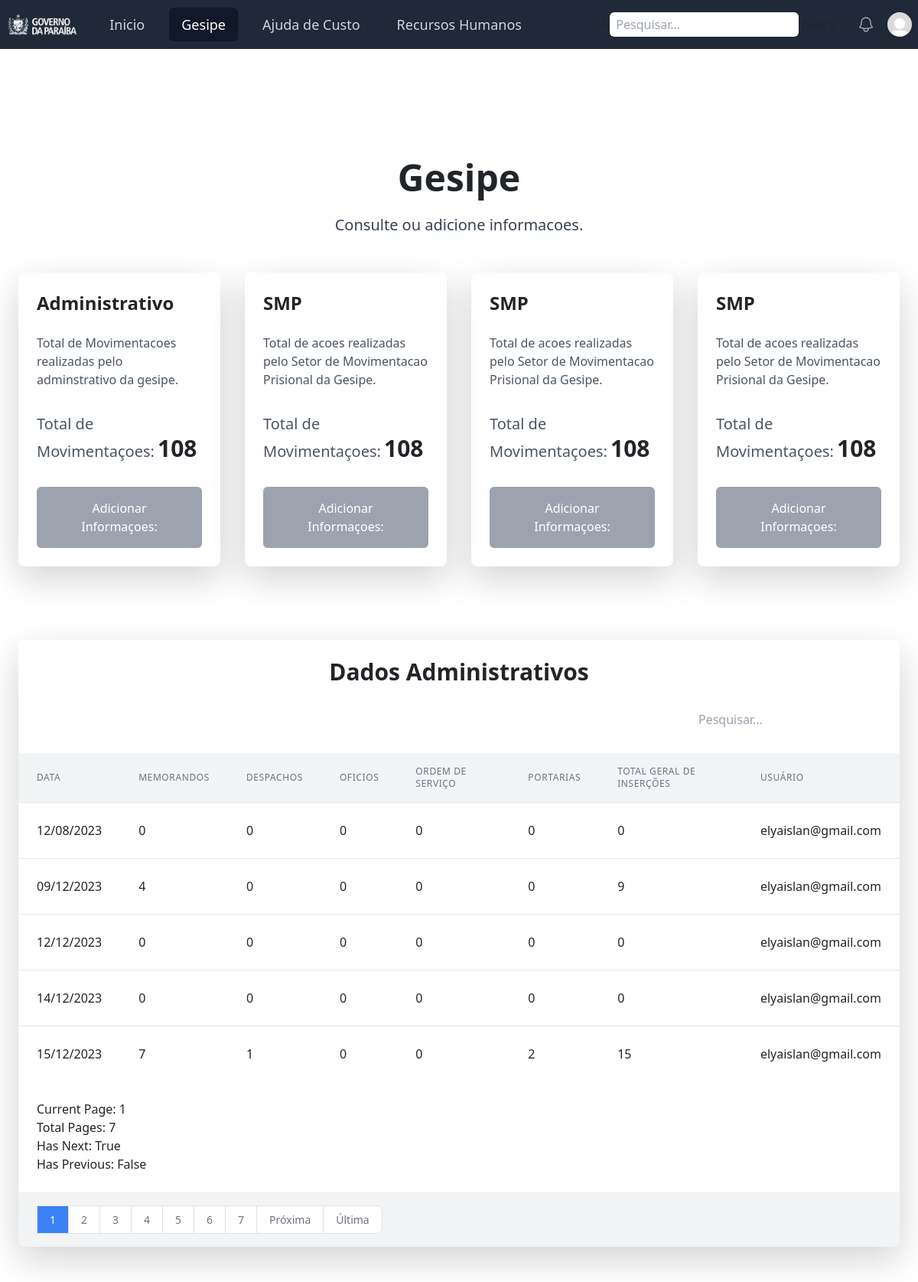
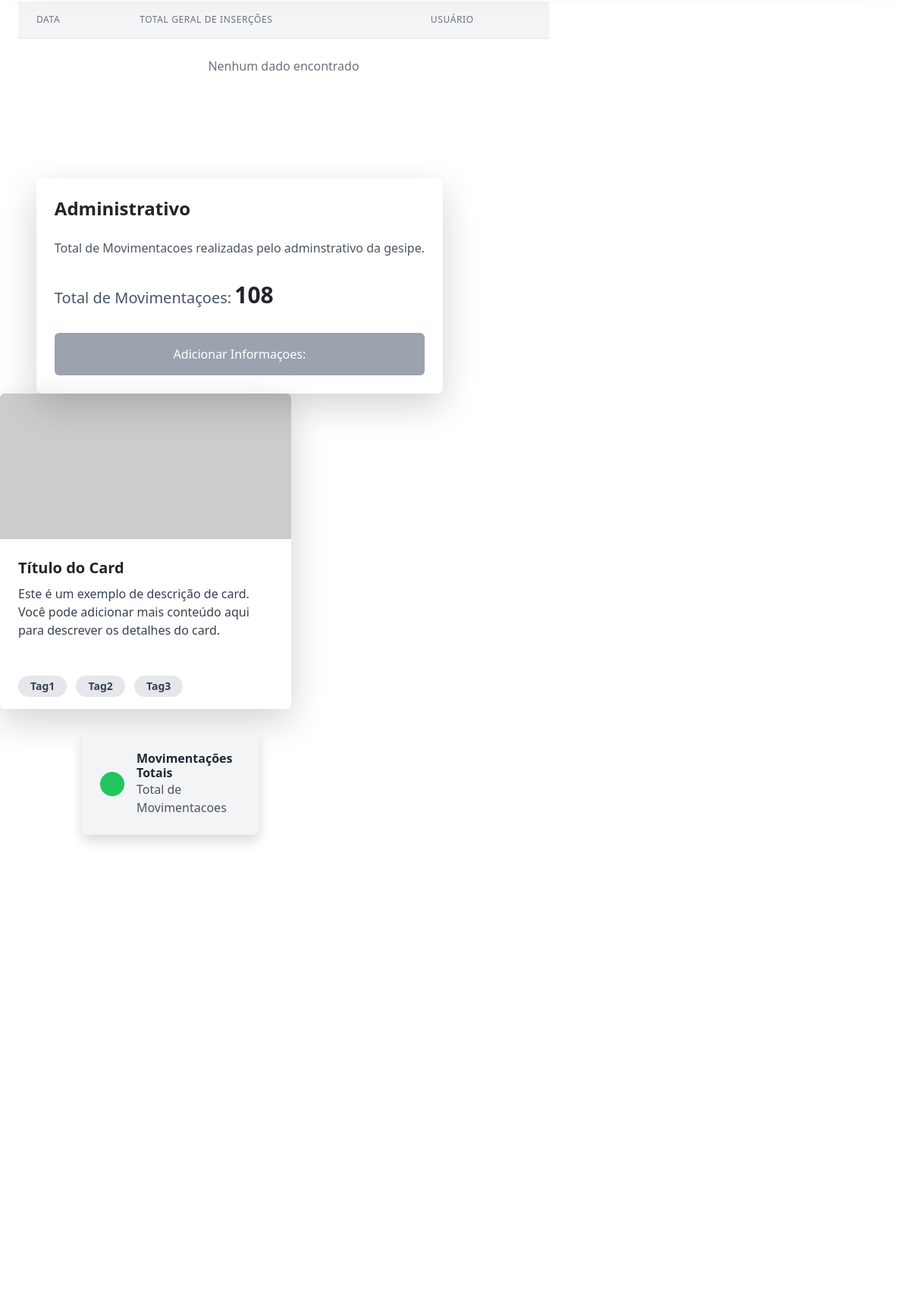
The app's page /gesipe/ (signed in, upper part) with its own data (2 pictures, top to bottom).
### gesipe/models.py (models this page shows, shortened)
class Gesipe_adm(models.Model):
    data = models.DateField(default=timezone.now, unique=True)
    processos = models.IntegerField(default=0, blank=True)
    memorandos_diarias = models.IntegerField(default=0, blank=True)
    memorandos_documentos_capturados = models.IntegerField(default=0, blank=True)
    despachos_gerencias = models.IntegerField(default=0, blank=True)
    despachos_unidades = models.IntegerField(default=0, blank=True)
    despachos_grupos = models.IntegerField(default=0, blank=True)
    oficios_internos_unidades_prisionais = models.IntegerField(default=0, blank=True)
    oficios_internos_setores_seap_pb = models.IntegerField(default=0, blank=True)
    oficios_internos_circular = models.IntegerField(default=0, blank=True)
    oficios_externos_seap_pb = models.IntegerField(default=0, blank=True)
    oficios_externos_diversos = models.IntegerField(default=0, blank=True)
    oficios_externos_judiciario = models.IntegerField(default=0, blank=True)
    os_grupos = models.IntegerField(default=0, blank=True)
    os_diversos = models.IntegerField(default=0, blank=True)
    portarias = models.IntegerField(default=0, blank=True)
    total_memorando = models.IntegerField(default=0, blank=True)
    total_despacho = models.IntegerField(default=0, blank=True)
    total_oficio = models.IntegerField(default=0, blank=True)
    total_os = models.IntegerField(default=0, blank=True)
    total = models.IntegerField(default=0, blank=True)
    data_edicao = models.DateTimeField(default=timezone.now)
    usuario = models.ForeignKey('seappb.Usuario', on_delete=models.CASCADE, related_name='edicoes_adm')
    def __str__(self):
        return self.data.strftime("%d/%m/%Y")

### seappb/models.py (models this page shows)
class Usuario(AbstractUser):
    SETOR_CHOICES = [
        ('GESIPE - Administrativo', 'GESIPE - Administrativo'),
        ('GESIPE - SMP', 'GESIPE - SMP'),
        ('GESIPE - Copen', 'GESIPE - Copen'),
    ]
    foto_perfil = models.ImageField(upload_to='profile_pics', default='profile_pics/default.jpg')
    matricula = models.IntegerField(null=True, blank=True)
    setor = models.CharField(max_length=50, choices=SETOR_CHOICES, blank=False, null=False)
    def __str__(self):
        return self.username

### gesipe/views.py (the view)
# urls.py: path('', Gesipe.as_view(), name='gesipe'),
class Gesipe(LoginRequiredMixin, ListView):
    template_name = "gesipe.html"
    model = Gesipe_adm
    paginate_by = 5  # Itens por página
    ordering = ['data']  # Ordena pelo campo 'data'
    def get_queryset(self):
        query = self.request.GET.get('query', '')
        queryset = super().get_queryset()
        if query:
            queryset = queryset.filter(
                Q(usuario__username__icontains=query) |  # Filtra pelo nome de usuário
                Q(data__icontains=query) |  # Filtra pela data
                Q(total__icontains=query)  # Filtra pelo total de inserções
            )
        return queryset
    def get_context_data(self, **kwargs):
        context = super().get_context_data(**kwargs)
        context['query'] = self.request.GET.get('query', '')
        return context

### gesipe/novos_contexts.py (called while the page is built)
def lista_edicoes_recentes(request):
    lista_ultimas_edicoes = Gesipe_adm.objects.all().order_by('-data_edicao')[0:10]
    return {"lista_edicoes_recentes": lista_ultimas_edicoes}

### gesipe/templates/gesipe.html (shortened to what this page needs)
{% extends 'base.html' %}
{% load static %}
{% block content %}
<section class="overflow-hidden flex items-center justify-center">
    <div class="pt-52">
      <div class="max-w-7xl mx-auto px-4 sm:px-6 lg:px-8">
        <div class="text-center mb-12">
          <h2 class="text-4xl font-extrabold  sm:text-5xl">
            Gesipe
          </h2>
          <p class="mt-4 text-xl text-gray-700">
            Consulte ou adicione informacoes.
          </p>
        </div>
        <div class="grid grid-cols-1 gap-8 sm:grid-cols-3 lg:grid-cols-4">
            <div class=" rounded-lg shadow-lg p-6 transform hover:scale-105 transition duration-300">
            <div class="mb-8">
              <h3 class="text-2xl font-semibold ">Administrativo</h3>
              <p class="mt-4 text-gray-600">Total de Movimentacoes realizadas pelo adminstrativo da gesipe.</p>
            </div>
            <div class="mb-8">
              <span class="text-xl font-medium text-gray-600">Total de Movimentaçoes:</span>
              <span class="text-3xl font-extrabold "> 108</span>
            </div>
            <a href="{% url 'gesipe:gesipe_adm_data' %}" class="block w-full py-3 px-6 text-center text-white text-base rounded-md  font-medium bg-gray-400">
              Adicionar Informaçoes:
            </a>
            </div>
            <div class=" rounded-lg shadow-lg p-6 transform hover:scale-105 transition duration-300">
            <div class="mb-8">
              <h3 class="text-2xl font-semibold ">SMP</h3>
              <p class="mt-4 text-gray-600">Total de acoes realizadas pelo Setor de Movimentacao Prisional da Gesipe.</p>
            </div>
            <div class="mb-8">
              <span class="text-xl font-medium text-gray-600">Total de Movimentaçoes:</span>
              <span class="text-3xl font-extrabold "> 108</span>
            </div>
            <a href="#" class="block py-3 px-6 text-center text-white text-base rounded-md  font-medium bg-gray-400">
              Adicionar Informaçoes:
            </a>
            </div>
            <div class=" rounded-lg shadow-lg p-6 transform hover:scale-105 transition duration-300">
            <div class="mb-8">
              <h3 class="text-2xl font-semibold ">SMP</h3>
              <p class="mt-4 text-gray-600">Total de acoes realizadas pelo Setor de Movimentacao Prisional da Gesipe.</p>
            </div>
            <div class="mb-8">
              <span class="text-xl font-medium text-gray-600">Total de Movimentaçoes:</span>
              <span class="text-3xl font-extrabold "> 108</span>
            </div>
            <a href="#" class="block py-3 px-6 text-center text-white text-base rounded-md  font-medium bg-gray-400">
              Adicionar Informaçoes:
            </a>
            </div>
            <div class=" rounded-lg shadow-lg p-6 transform hover:scale-105 transition duration-300">
            <div class="mb-8">
              <h3 class="text-2xl font-semibold ">SMP</h3>
              <p class="mt-4 text-gray-600">Total de acoes realizadas pelo Setor de Movimentacao Prisional da Gesipe.</p>
            </div>
            <div class="mb-8">
              <span class="text-xl font-medium text-gray-600">Total de Movimentaçoes:</span>
              <span class="text-3xl font-extrabold "> 108</span>
            </div>
                <a href="#" class="block py-3 px-6 text-center text-white text-base rounded-md  font-medium bg-gray-400">
                  Adicionar Informaçoes:
                </a>
            </div>
         </div>
           <div class="mb-12 pt-24 flex justify-start ">
              <div class="bg-white shadow-lg rounded-lg max-w-full">
                <div class="p-6 rounded-t-lg">
                  <h1 class="text-3xl font-bold text-center">Dados Administrativos</h1>
                  <div class="mt-4 flex justify-end">
                    <form method="GET">
                      <input type="text" name="query" id="searchInput" class="form-input w-full sm:w-auto sm:ml-4 p-2 rounded-md border-gray-300" placeholder="Pesquisar..." value="{{ query }}">
                    </form>
                  </div>
                </div>
                <div class="overflow-x-auto">
                  <table class="min-w-full  bg-white divide-y divide-gray-200">
                    <thead class="bg-gray-100">
                      <tr>
                        <th class="px-6 py-3 text-left text-xs font-medium text-gray-500 uppercase tracking-wider">Data</th>
                        <th class="px-6 py-3 text-left text-xs font-medium text-gray-500 uppercase tracking-wider">Memorandos</th>
                        <th class="px-6 py-3 text-left text-xs font-medium text-gray-500 uppercase tracking-wider">Despachos</th>
                        <th class="px-6 py-3 text-left text-xs font-medium text-gray-500 uppercase tracking-wider">Oficios</th>
                        <th class="px-6 py-3 text-left text-xs font-medium text-gray-500 uppercase tracking-wider">Ordem de Serviço</th>
                        <th class="px-6 py-3 text-left text-xs font-medium text-gray-500 uppercase tracking-wider">Portarias</th>
                        <th class="px-6 py-3 text-left text-xs font-medium text-gray-500 uppercase tracking-wider">Total Geral de Inserções</th>
                        <th class="px-6 py-3 text-left text-xs font-medium text-gray-500 uppercase tracking-wider">Usuário</th>
                      </tr>
                    </thead>
                    <tbody class="bg-white divide-y divide-gray-200">
                      {% for data in object_list %}
                      <tr>
                        <td class="px-6 py-4 whitespace-nowrap">{{ data.data|date:"d/m/Y" }}</td>
                        <td class="px-6 py-4 whitespace-nowrap">{{ data.total_memorando }}</td>
                        <td class="px-6 py-4 whitespace-nowrap">{{ data.total_despacho }}</td>
                        <td class="px-6 py-4 whitespace-nowrap">{{ data.total_oficio }}</td>
                        <td class="px-6 py-4 whitespace-nowrap">{{ data.total_os }}</td>
                        <td class="px-6 py-4 whitespace-nowrap">{{ data.portarias }}</td>
                        <td class="px-6 py-4 whitespace-nowrap">{{ data.total }}</td>
                        <td class="px-6 py-4 whitespace-nowrap">{{ data.usuario }}</td>
                      </tr>
                      {% empty %}
                      <tr>
                        <td colspan="3" class="px-6 py-4 text-center text-gray-500">Nenhum dado encontrado</td>
                      </tr>
                      {% endfor %}
                    </tbody>
                  </table>
                </div>
                <div class="p-6">
                  <p>Current Page: {{ page_obj.number }}</p>
                  <p>Total Pages: {{ page_obj.paginator.num_pages }}</p>
                  <p>Has Next: {{ page_obj.has_next }}</p>
                  <p>Has Previous: {{ page_obj.has_previous }}</p>
                </div>
                <div class="p-6 bg-gray-100 rounded-b-lg">
                  <nav aria-label="Page navigation">
                    <ul class="inline-flex items-center -space-x-px">
                      {% for p in page_obj.paginator.page_range %}
                      {% if p == page_obj.number %}
                      <li>
                        <span class="px-3 py-2 text-sm font-medium text-white bg-blue-500 border border-gray-300">{{ p }}</span>
                      </li>
                      {% else %}
                      <li>
                        <a href="?page={{ p }}&query={{ query }}" class="px-3 py-2 text-sm font-medium text-gray-500 bg-white border border-gray-300 hover:bg-gray-100">{{ p }}</a>
                      </li>
                      {% endif %}
                      {% endfor %}
                      {% if page_obj.has_next %}
                      <li>
                        <a href="?page={{ data.next_page_number }}&query={{ query }}" class="px-3 py-2 text-sm font-medium text-gray-500 bg-white border border-gray-300 hover:bg-gray-100">Próxima</a>
                      </li>
                      <li>
                        <a href="?page={{ data.paginator.num_pages }}&query={{ query }}" class="px-3 py-2 text-sm font-medium text-gray-500 bg-white rounded-r-lg border border-gray-300 hover:bg-gray-100">Última</a>
                      </li>
                      {% endif %}
                    </ul>
                  </nav>
                </div>
              </div>
            </div>
        <div class="overflow-x-auto">
          <table class="w-full max-w-[700px] bg-white divide-y divide-gray-200">
            <thead class="bg-gray-100">
              <tr>
                <th class="px-6 py-3 text-left text-xs font-medium text-gray-500 uppercase tracking-wider">Data</th>
                <th class="px-6 py-3 text-left text-xs font-medium text-gray-500 uppercase tracking-wider">Total Geral de Inserções</th>
                <th class="px-6 py-3 text-left text-xs font-medium text-gray-500 uppercase tracking-wider">Usuário</th>
              </tr>
            </thead>
            <tbody class="bg-white divide-y divide-gray-200">
                  {% for row in data %}
                  <tr>
                    <td class="px-6 py-4 whitespace-nowrap">{{ row.data|date:"d/m/Y" }}</td>
                    <td class="px-6 py-4 whitespace-nowrap">{{ row.total }}</td>
                    <td class="px-6 py-4 whitespace-nowrap">{{ row.usuario.username }}</td>
                  </tr>
                  {% empty %}
                  <tr>
                    <td colspan="3" class="px-6 py-4 text-center text-gray-500">Nenhum dado encontrado</td>
                  </tr>
                  {% endfor %}
            </tbody>
          </table>
        </div>
      </div>
    </div>
</section>
<section>
    <div class=" flex items-center justify-center pt-28">
            <div class="grid grid-cols-1 gap-8 sm:grid-cols-2">
            <div class=" rounded-lg shadow-lg p-6 transform hover:scale-105 transition duration-300">
                <div class="mb-8">
                  <h3 class="text-2xl font-semibold ">Administrativo</h3>
                  <p class="mt-4 text-gray-600">Total de Movimentacoes realizadas pelo adminstrativo da gesipe.</p>
                </div>
                <div class="mb-8">
                  <span class="text-xl font-medium text-gray-600">Total de Movimentaçoes:</span>
                  <span class="text-3xl font-extrabold "> 108</span>
                </div>
                <a href="#" class="block w-full py-3 px-6 text-center text-white text-base rounded-md  font-medium bg-gray-400">
                  Adicionar Informaçoes:
                </a>
            </div>
        </div>
    </div>
</section>
    <div class="max-w-sm rounded overflow-hidden shadow-lg bg-white">
        <img class="w-full" src="https://via.placeholder.com/400x200" alt="Imagem do Card">
        <div class="px-6 py-4">
            <div class="font-bold text-xl mb-2">Título do Card</div>
            <p class="text-gray-700 text-base">
                Este é um exemplo de descrição de card. Você pode adicionar mais conteúdo aqui para descrever os detalhes do card.
            </p>
        </div>
        <div class="px-6 pt-4 pb-2">
            <span class="inline-block bg-gray-200 rounded-full px-3 py-1 text-sm font-semibold text-gray-700 mr-2 mb-2">Tag1</span>
            <span class="inline-block bg-gray-200 rounded-full px-3 py-1 text-sm font-semibold text-gray-700 mr-2 mb-2">Tag2</span>
            <span class="inline-block bg-gray-200 rounded-full px-3 py-1 text-sm font-semibold text-gray-700 mr-2 mb-2">Tag3</span>
        </div>
    </div>
    <div class="container mx-auto mt-4">
  <div class="flex flex-wrap">
    <div class="w-full sm:w-1/2 md:w-1/4 p-2">
      <div class="bg-gray-100 rounded-lg shadow p-4 flex items-center">
        <div class="bg-green-500 rounded-full p-3 mr-4">
        </div>
        <div>
          <h6 class="text-gray-800 font-bold">Movimentações Totais</h6>
          <span class="text-gray-600">Total de Movimentacoes</span>
        </div>
      </div>
    </div>
  </div>
</div>
    <header class="min-h-screen showcase border-gray-600 border-b-8 flex justify-center items-center bg-no-repeat">
    </header>
{% endblock %}

### records on screen
Gesipe_adm: data "12/08/2023", total_memorando "0", total_despacho "0", total_oficio "0", total_os "0", portarias "0", total "0", usuario "elyaislan@gmail.com"
Gesipe_adm: data "09/12/2023", total_memorando "4", total_despacho "0", total_oficio "0", total_os "0", portarias "0", total "9", usuario "elyaislan@gmail.com"
Gesipe_adm: data "12/12/2023", total_memorando "0", total_despacho "0", total_oficio "0", total_os "0", portarias "0", total "0", usuario "elyaislan@gmail.com"
Gesipe_adm: data "14/12/2023", total_memorando "0", total_despacho "0", total_oficio "0", total_os "0", portarias "0", total "0", usuario "elyaislan@gmail.com"
Gesipe_adm: data "15/12/2023", total_memorando "7", total_despacho "1", total_oficio "0", total_os "0", portarias "2", total "15", usuario "elyaislan@gmail.com"

### other values on screen
{{ page_obj.number }} "1"
{{ page_obj.paginator.num_pages }} "7"
{{ page_obj.has_next }} "True"
{{ page_obj.has_previous }} "False"
{{ p }} "1"
{{ p }} "2" "3" "4" "5" "6" "7"
